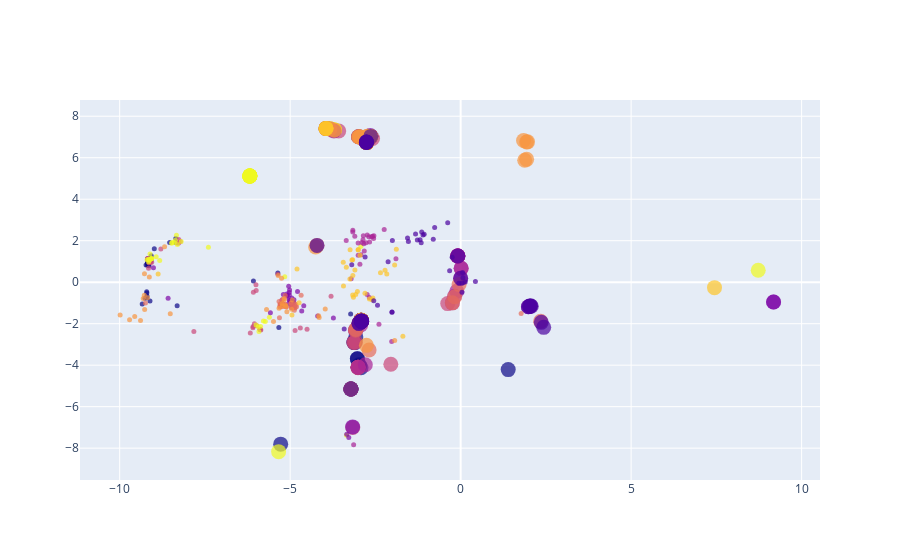

This figure's notebook cell:
### Code cell
# t-SNE of the merged tensor

class_labels = np.array([[label for _ in range(30)] for label in true_labels]).flatten().tolist()

unique_labels = sorted(set(class_labels))
label_to_int = {label: i for i, label in enumerate(unique_labels)}

color_list = [label_to_int[label] for label in class_labels]

text_labels = []
for i,label in enumerate(class_labels):
    text_labels.append(label + ': "' + labels[i] + '"')

tsne = TSNE(n_components=2, verbose=0, perplexity=40, n_iter=300)
image_text_tsne = tsne.fit_transform(text_cat_image.to('cpu'))

sizes = np.array([15 if i < 270 else 5 for i in range(len(image_text_tsne))])

hover_labels = text_labels+ class_labels

fig = go.Figure()
fig.add_trace(go.Scatter(
    x=image_text_tsne[:540, 0],
    y=image_text_tsne[:540, 1],
    mode='markers',
    text=hover_labels,
    hoverinfo = 'text',
    hovertemplate='%{text}<extra></extra>',
    marker=dict(
        size=sizes,
        color=color_list + color_list,
        opacity=0.7,
        line=dict(width=0),
    ),
    showlegend=False
))

fig.update_layout(
legend=dict(
    title='Types de données',
    x=0.01,
    y=0.99,
    bgcolor='rgba(255,255,255,0.8)',
    bordercolor='black',
    borderwidth=1
    )
)
fig.data[0].name = "Image embeddings"

fig.update_traces(
    marker=dict(
                line=dict(width=0,)
                ))

path='/home/onyxia/work/DetailCLIP/images/text + image/image.png'
fig.write_image(path, format='png', engine='kaleido')
fig.show()

### Figure 1 — Plotly figure (JSON) as saved in the notebook; plotly's stock layout.template omitted (floating-point values rounded to 4 significant figures; data arrays with more than 128 entries replaced by an {"elided": "..."} marker saying what was removed)
{"data": [{"hoverinfo": "text", "hovertemplate": "%{text}<extra></extra>", "marker": {"color": {"elided": "540 int values"}, "line": {"width": 0}, "opacity": 0.7, "size": {"elided": "6190 int values"}}, "mode": "markers", "name": "Image embeddings", "showlegend": false, "text": {"elided": "540 str values"}, "type": "scatter", "x": {"elided": "540 float values"}, "y": {"elided": "540 float values"}}], "layout": {"legend": {"bgcolor": "rgba(255,255,255,0.8)", "bordercolor": "black", "borderwidth": 1, "title": {"text": "Types de données"}, "x": 0.01, "y": 0.99}}}
